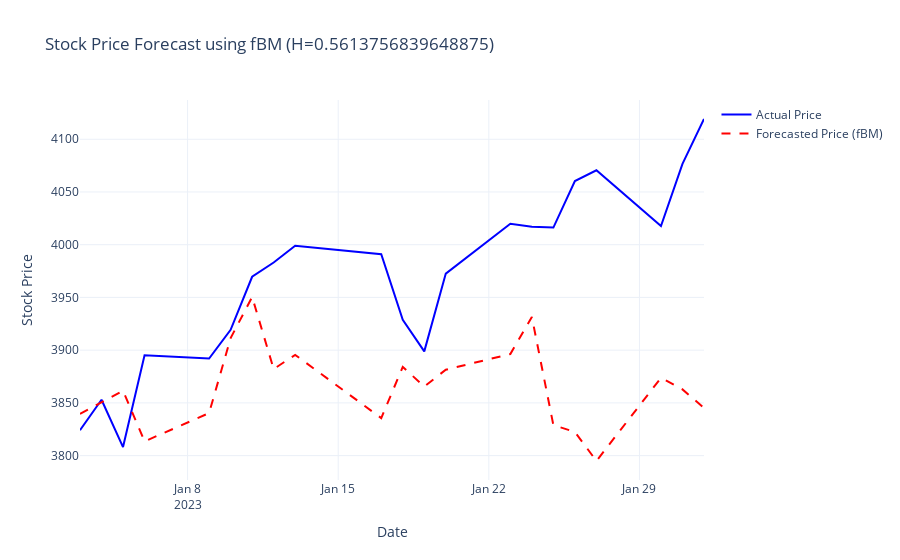

Write notebook code for a chart like this one.
### Code cell
from stochastic.processes.continuous import FractionalBrownianMotion
import numpy as np
import random
import plotly.graph_objects as go

def simulate_fbm_prices(train_data, test_data, H):
    """Simulate future stock prices using a geometric fractional Brownian motion model."""    
    # Calculate drift (μ) and volatility (σ) from training log returns
    mu = train_data["log_returns"].mean()
    sigma = train_data["log_returns"].std()

    # Define Fractional Brownian Motion (fBM) model
    n_days = len(test_data)
    fbm = FractionalBrownianMotion(hurst=H, t=n_days - 1)
    fbm_values = fbm.sample(n=n_days - 1)
    
    # Use the last known price from training data as the starting point
    S0 = train_data['price'].iloc[-1]
    simulated_prices = S0 * np.exp(mu * np.arange(n_days) + sigma * fbm_values)
    
    return simulated_prices

def plot_actual_vs_simulated(test_data, simulated_prices, H):
    """Create an interactive Plotly plot comparing the actual prices with simulated prices."""
    fig = go.Figure()
    fig.add_trace(go.Scatter(
        x=test_data.index,
        y=test_data["price"],
        mode='lines',
        name='Actual Price',
        line=dict(color='blue')
    ))
    fig.add_trace(go.Scatter(
        x=test_data.index,
        y=simulated_prices,
        mode='lines',
        name='Forecasted Price (fBM)',
        line=dict(color='red', dash='dash')
    ))
    fig.update_layout(
        title=f"Stock Price Forecast using fBM (H={H})",
        xaxis_title="Date",
        yaxis_title="Stock Price",
        template="plotly_white"
    )
    fig.show()

simulated_prices = simulate_fbm_prices(SNP_training_df, SNP_testing_df, SNP_hurst_est)
plot_actual_vs_simulated(SNP_testing_df, simulated_prices, SNP_hurst_est)

### Figure 1 — Plotly figure (JSON) as saved in the notebook; plotly's stock layout.template omitted (floating-point values rounded to 4 significant figures)
{"data": [{"line": {"color": "blue"}, "mode": "lines", "name": "Actual Price", "type": "scatter", "x": ["2023-01-03T00:00:00", "2023-01-04T00:00:00", "2023-01-05T00:00:00", "2023-01-06T00:00:00", "2023-01-09T00:00:00", "2023-01-10T00:00:00", "2023-01-11T00:00:00", "2023-01-12T00:00:00", "2023-01-13T00:00:00", "2023-01-17T00:00:00", "2023-01-18T00:00:00", "2023-01-19T00:00:00", "2023-01-20T00:00:00", "2023-01-23T00:00:00", "2023-01-24T00:00:00", "2023-01-25T00:00:00", "2023-01-26T00:00:00", "2023-01-27T00:00:00", "2023-01-30T00:00:00", "2023-01-31T00:00:00", "2023-02-01T00:00:00"], "y": [3824.0, 3853.0, 3808.0, 3895.0, 3892.0, 3919.0, 3970.0, 3983.0, 3999.0, 3991.0, 3929.0, 3899.0, 3973.0, 4020.0, 4017.0, 4016.0, 4060.0, 4071.0, 4018.0, 4077.0, 4119.0]}, {"line": {"color": "red", "dash": "dash"}, "mode": "lines", "name": "Forecasted Price (fBM)", "type": "scatter", "x": ["2023-01-03T00:00:00", "2023-01-04T00:00:00", "2023-01-05T00:00:00", "2023-01-06T00:00:00", "2023-01-09T00:00:00", "2023-01-10T00:00:00", "2023-01-11T00:00:00", "2023-01-12T00:00:00", "2023-01-13T00:00:00", "2023-01-17T00:00:00", "2023-01-18T00:00:00", "2023-01-19T00:00:00", "2023-01-20T00:00:00", "2023-01-23T00:00:00", "2023-01-24T00:00:00", "2023-01-25T00:00:00", "2023-01-26T00:00:00", "2023-01-27T00:00:00", "2023-01-30T00:00:00", "2023-01-31T00:00:00", "2023-02-01T00:00:00"], "y": [3840.0, 3850.0, 3862.0, 3813.0, 3840.0, 3911.0, 3950.0, 3882.0, 3896.0, 3836.0, 3884.0, 3865.0, 3881.0, 3896.0, 3932.0, 3829.0, 3822.0, 3795.0, 3874.0, 3863.0, 3845.0]}], "layout": {"title": {"text": "Stock Price Forecast using fBM (H=0.5613756839648875)"}, "xaxis": {"title": {"text": "Date"}}, "yaxis": {"title": {"text": "Stock Price"}}}}
